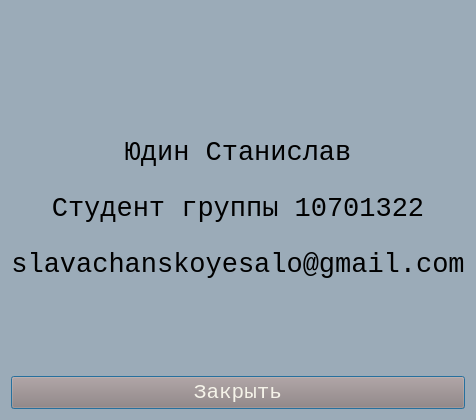
<?xml version="1.0" encoding="UTF-8"?>
<ui version="4.0">
 <class>author</class>
 <widget class="QDialog" name="author">
  <property name="geometry">
   <rect>
    <x>0</x>
    <y>0</y>
    <width>398</width>
    <height>420</height>
   </rect>
  </property>
  <property name="font">
   <font>
    <family>Courier New</family>
    <pointsize>20</pointsize>
   </font>
  </property>
  <property name="windowTitle">
   <string>Об авторе</string>
  </property>
  <property name="autoFillBackground">
   <bool>false</bool>
  </property>
  <property name="styleSheet">
   <string notr="true">background-color: rgb(155, 171, 184);</string>
  </property>
  <layout class="QGridLayout" name="gridLayout">
   <item row="0" column="0">
    <layout class="QHBoxLayout" name="horizontalLayout">
     <item>
      <spacer name="horizontalSpacer">
       <property name="orientation">
        <enum>Qt::Horizontal</enum>
       </property>
       <property name="sizeHint" stdset="0">
        <size>
         <width>40</width>
         <height>20</height>
        </size>
       </property>
      </spacer>
     </item>
     <item>
      <widget class="QLabel" name="label">
       <property name="sizePolicy">
        <sizepolicy hsizetype="Fixed" vsizetype="Fixed">
         <horstretch>128</horstretch>
         <verstretch>128</verstretch>
        </sizepolicy>
       </property>
       <property name="maximumSize">
        <size>
         <width>128</width>
         <height>128</height>
        </size>
       </property>
       <property name="font">
        <font>
         <family>Courier New</family>
         <pointsize>20</pointsize>
        </font>
       </property>
       <property name="text">
        <string/>
       </property>
       <property name="pixmap">
        <pixmap>View/photo_2023-11-13 11.38.56.jpeg</pixmap>
       </property>
       <property name="scaledContents">
        <bool>true</bool>
       </property>
      </widget>
     </item>
     <item>
      <spacer name="horizontalSpacer_2">
       <property name="orientation">
        <enum>Qt::Horizontal</enum>
       </property>
       <property name="sizeHint" stdset="0">
        <size>
         <width>40</width>
         <height>20</height>
        </size>
       </property>
      </spacer>
     </item>
    </layout>
   </item>
   <item row="1" column="0">
    <spacer name="verticalSpacer">
     <property name="orientation">
      <enum>Qt::Vertical</enum>
     </property>
     <property name="sizeHint" stdset="0">
      <size>
       <width>20</width>
       <height>69</height>
      </size>
     </property>
    </spacer>
   </item>
   <item row="2" column="0">
    <layout class="QVBoxLayout" name="verticalLayout">
     <item>
      <widget class="QLabel" name="label_2">
       <property name="font">
        <font>
         <family>Courier New</family>
         <pointsize>20</pointsize>
        </font>
       </property>
       <property name="text">
        <string>Юдин Станислав</string>
       </property>
       <property name="alignment">
        <set>Qt::AlignCenter</set>
       </property>
      </widget>
     </item>
     <item>
      <spacer name="verticalSpacer_2">
       <property name="orientation">
        <enum>Qt::Vertical</enum>
       </property>
       <property name="sizeHint" stdset="0">
        <size>
         <width>20</width>
         <height>18</height>
        </size>
       </property>
      </spacer>
     </item>
     <item>
      <widget class="QLabel" name="label_3">
       <property name="font">
        <font>
         <family>Courier New</family>
         <pointsize>20</pointsize>
        </font>
       </property>
       <property name="text">
        <string>Студент группы 10701322</string>
       </property>
       <property name="alignment">
        <set>Qt::AlignCenter</set>
       </property>
      </widget>
     </item>
     <item>
      <spacer name="verticalSpacer_3">
       <property name="orientation">
        <enum>Qt::Vertical</enum>
       </property>
       <property name="sizeHint" stdset="0">
        <size>
         <width>20</width>
         <height>18</height>
        </size>
       </property>
      </spacer>
     </item>
     <item>
      <widget class="QLabel" name="label_4">
       <property name="font">
        <font>
         <family>Courier New</family>
         <pointsize>20</pointsize>
        </font>
       </property>
       <property name="text">
        <string>slavachanskoyesalo@gmail.com</string>
       </property>
       <property name="alignment">
        <set>Qt::AlignCenter</set>
       </property>
      </widget>
     </item>
    </layout>
   </item>
   <item row="3" column="0">
    <spacer name="verticalSpacer_4">
     <property name="orientation">
      <enum>Qt::Vertical</enum>
     </property>
     <property name="sizeHint" stdset="0">
      <size>
       <width>20</width>
       <height>9</height>
      </size>
     </property>
    </spacer>
   </item>
   <item row="4" column="0">
    <widget class="QPushButton" name="close_button">
     <property name="font">
      <font>
       <family>Courier New</family>
       <pointsize>16</pointsize>
      </font>
     </property>
     <property name="styleSheet">
      <string notr="true">background-color: rgb(150, 126, 118);
color: rgb(245, 243, 233);</string>
     </property>
     <property name="text">
      <string>Закрыть</string>
     </property>
    </widget>
   </item>
  </layout>
 </widget>
 <resources/>
 <connections/>
</ui>
